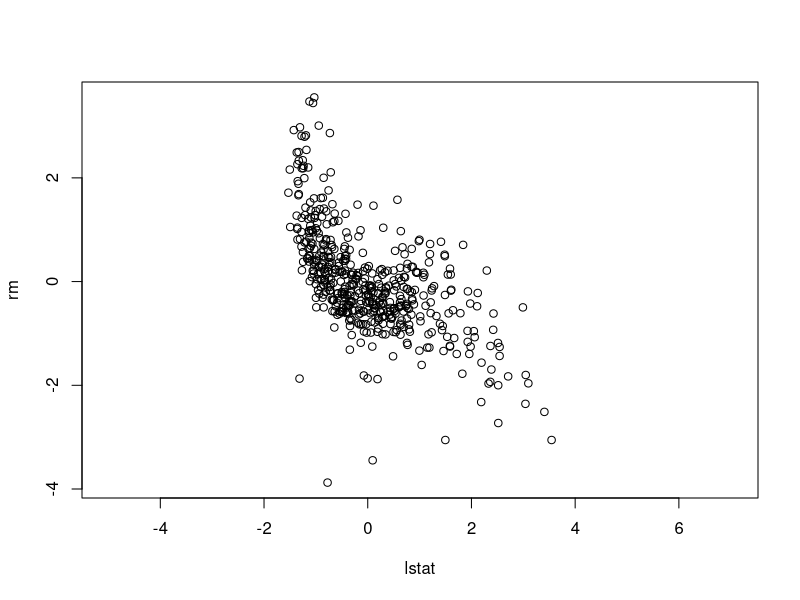
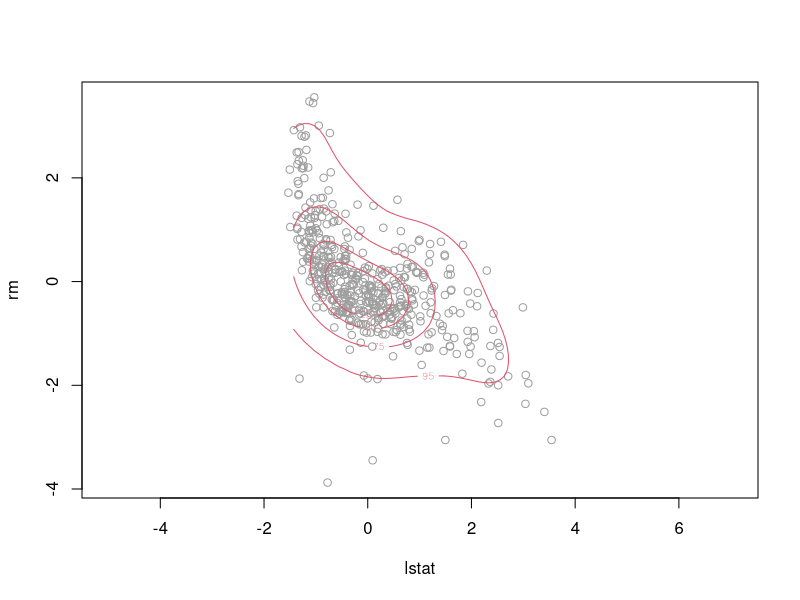
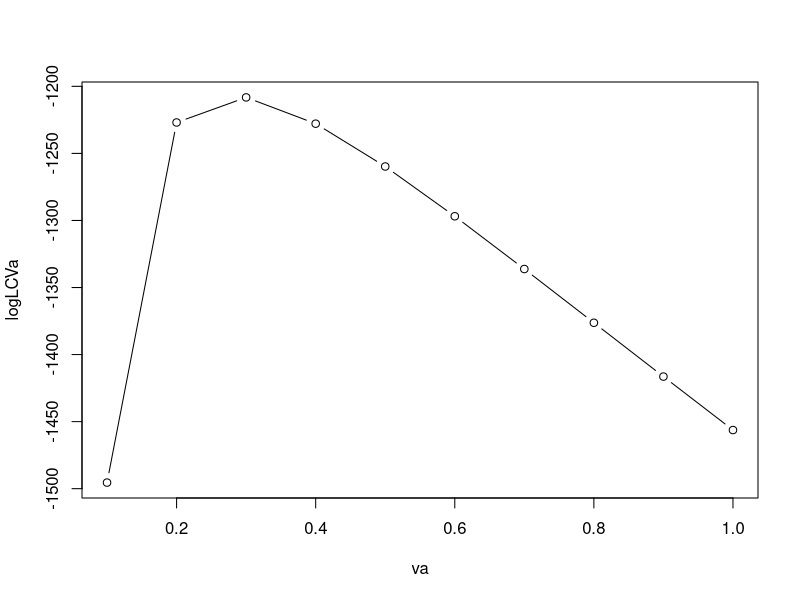
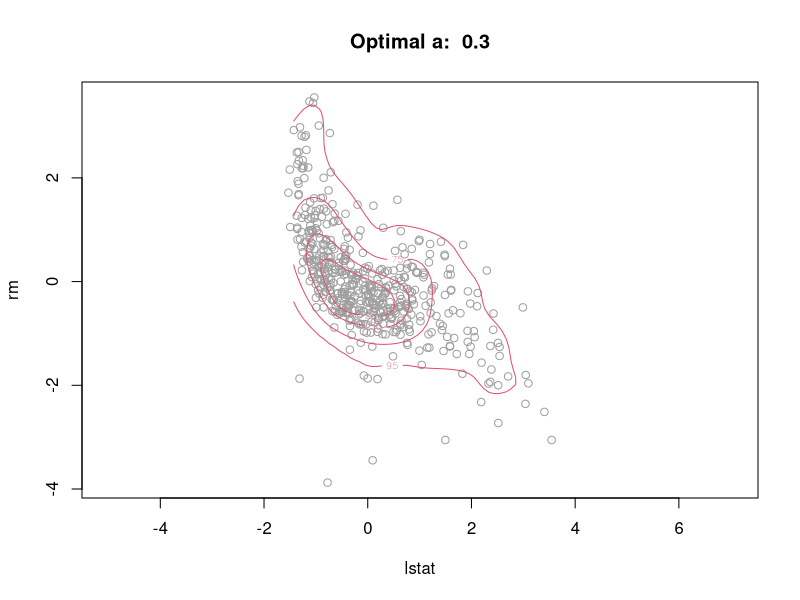
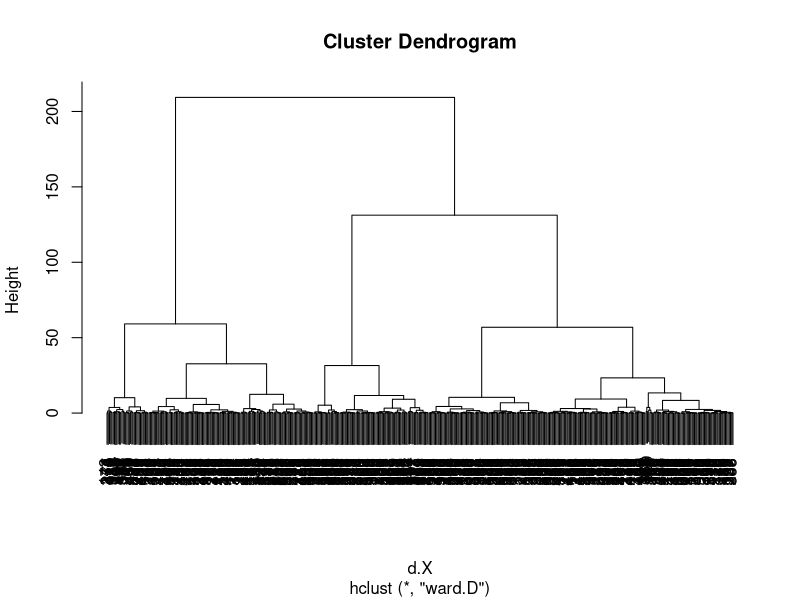
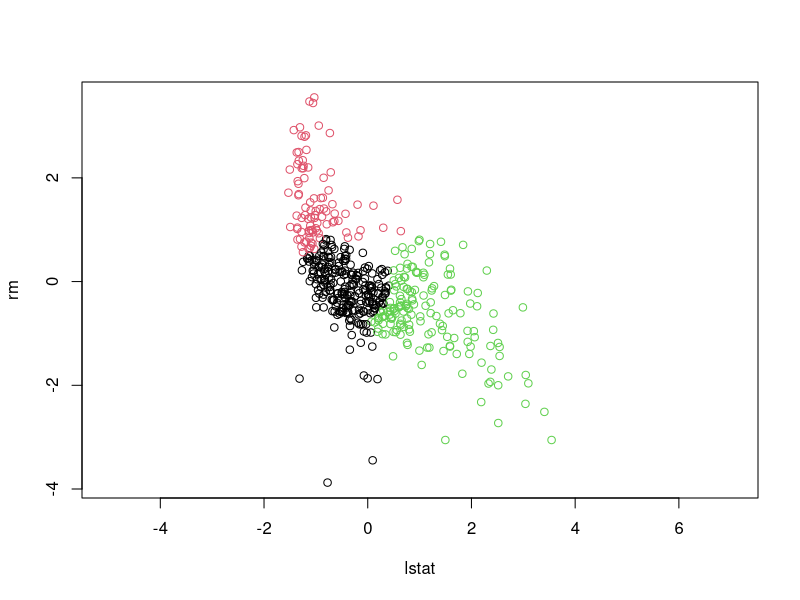
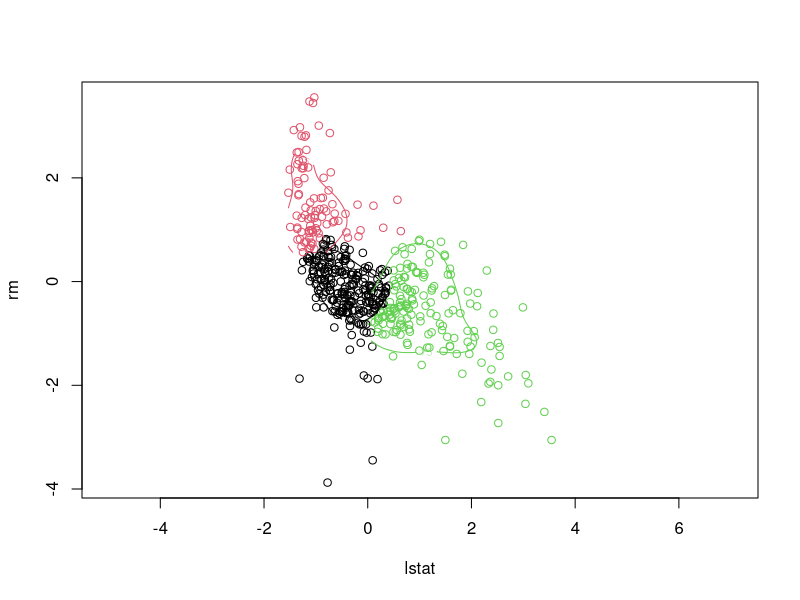
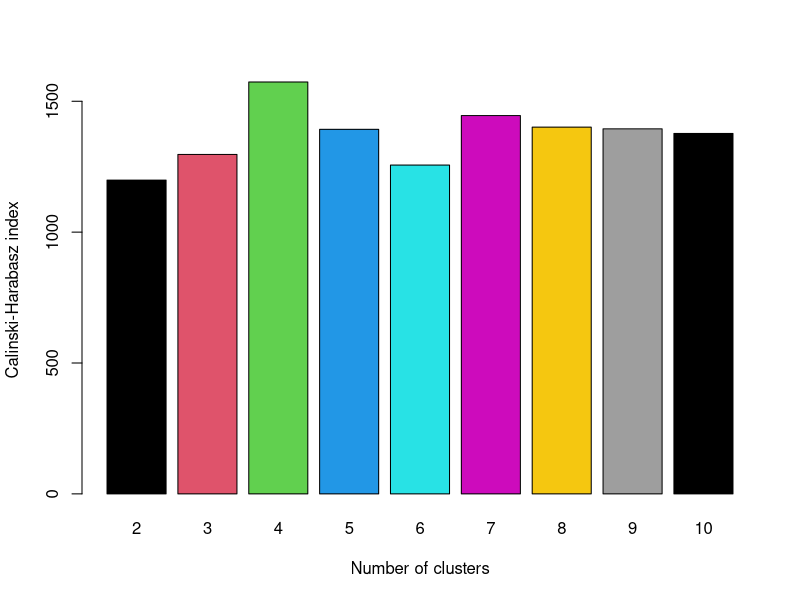

The R source for these figures, in order:
## ---- chunk 1
library(cluster)
knitr::opts_chunk$set(echo = FALSE, warning = FALSE, message = FALSE, comment = FALSE, error = FALSE, eval=TRUE)
#Put eval=FLSE for having just the question steatments
#Put eval=TRUE for obtaining the output
## ---- chunk 2
data("Boston", package = "MASS")
X <- scale(Boston[,c(13,6)])
plot(X,as=1)
## ---- chunk 3
library(sm)
plot(X,as=1,col=8)
sm.density(X,h=.5*c(1,1),display="slice",props=c(25,50,75,95),col=2,add=TRUE)
## ---- chunk 4
va <- seq(0.1,1,by=0.1)
na <- length(va)
logLCVa <- numeric(na)

n <- dim(X)[1]

for (j in 1:na){
  a <- va[j]
  for (i in 1:n){
    new.point <- matrix(X[i,],ncol=2)
    f.hat.i <- sm.density(X[-i,],h=a*c(1,1),display="none",eval.grid=FALSE,
                    eval.points=new.point)$estimate
    logLCVa[j] <- logLCVa[j] + log(f.hat.i)
  }
}

plot(va,logLCVa,type="b")
## ---- chunk 5
a.opt <- va[which.max(logLCVa)]

plot(X,as=1,col=8,main=paste("Optimal a: ",a.opt))
sm.density(X,h=a.opt*c(1,1),display="slice",props=c(25,50,75,95),col=2,add=TRUE)
## ---- chunk 6
k<-3
d.X <- dist(X)
hcl.0 <- hclust(d.X,method = "ward.D")
plot(hcl.0)
hcl.0.k <- cutree(hcl.0,k)
## ---- chunk 7
plot(X,col=hcl.0.k,as=1)
## ---- chunk 8
library(sm)
plot(X,col=hcl.0.k,as=1)
for (j in 1:k){
  cl.j <- (hcl.0.k==j)
  sm.density(X[cl.j,],h=a.opt*c(1,1), 
             display="slice",props=c(75),
             col=j, cex=4, add=TRUE)
}
## ---- chunk 9
library(fpc)
n.cl <- 2:10
l.n.cl<-length(n.cl)

avg.sil <- numeric(l.n.cl)
w <- numeric(l.n.cl)
wb.rat <- numeric(l.n.cl)
sep.ind <- numeric(l.n.cl)
CalHar <- numeric(l.n.cl)

d.Eucl <- dist(Boston[-ncol(Boston)])

logLFull <- numeric(l.n.cl)
logLOut <- 0

logL <- numeric(l.n.cl)
for (i in (1:l.n.cl)){
  k_bar<-n.cl[i]
  hcl.Eucl <- hclust(d.Eucl, method="ward.D")
  cut.hcl.Eucl <- cutree(hcl.Eucl,k_bar)
  cl.stats <- cluster.stats(d.Eucl,cut.hcl.Eucl)
  CalHar[i]   <- cl.stats$ch
  #lot(X, col=cut.hcl.Eucl,as=1)
  
}

df <- data.frame(cbind(CalHar, n.cl))
barplot(CalHar ~ n.cl, data = df, col=1:10, ylab="Calinski-Harabasz index", xlab="Number of clusters")

## ---- chunk 10
k<-4
d.X <- dist(X)
hcl.0 <- hclust(d.X,method = "ward.D")
plot(hcl.0)
hcl.0.k <- cutree(hcl.0,k)
library(sm)
plot(X,col=hcl.0.k,as=1)
a.opt <- 0.3 # from before
for (j in 1:k){
  cl.j <- (hcl.0.k==j)
  sm.density(X[cl.j,],h=a.opt*c(1,1), 
             display="slice",props=c(75),
             col=j, cex=4, add=TRUE)
}
